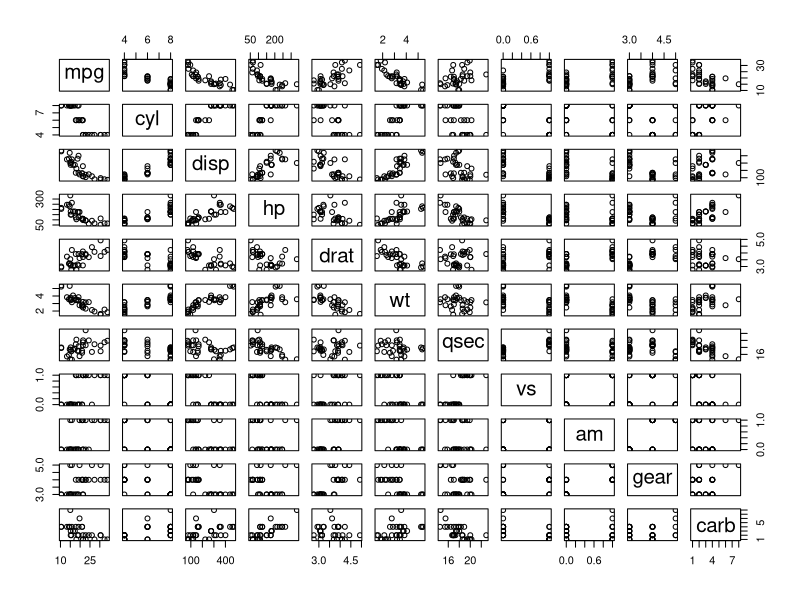
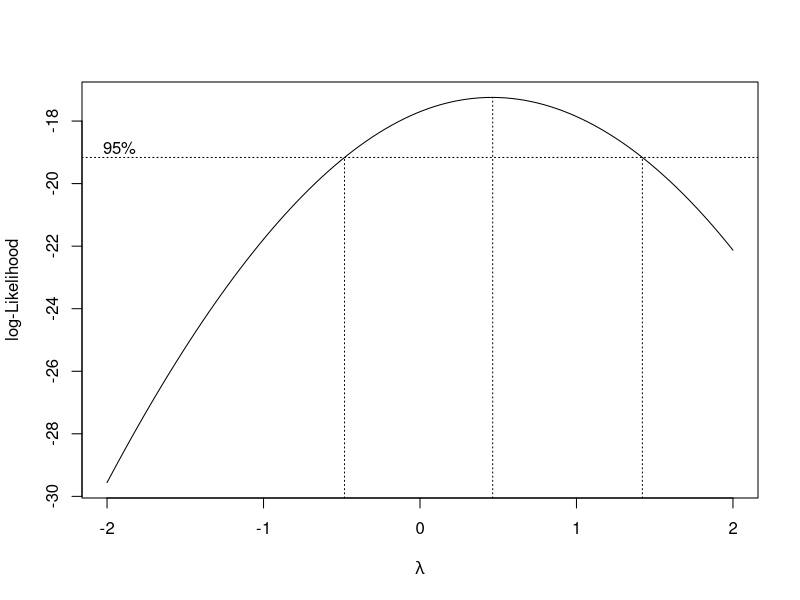
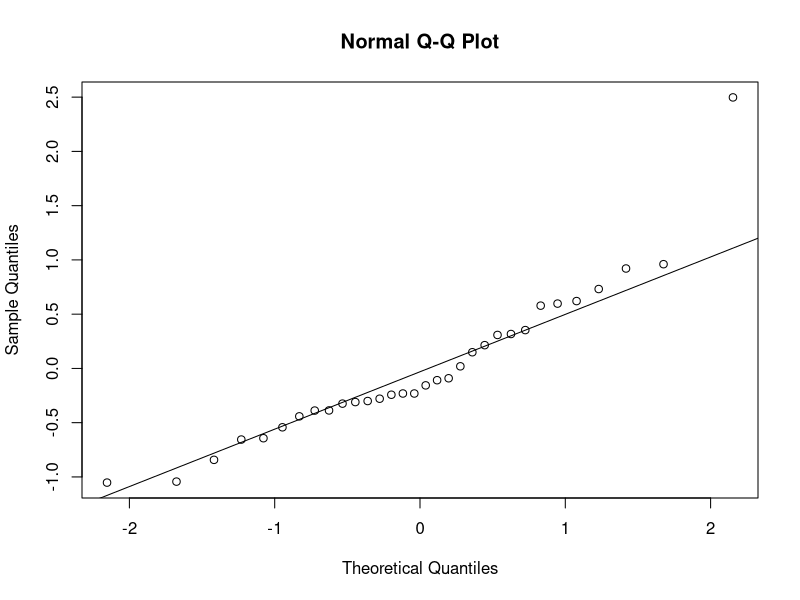
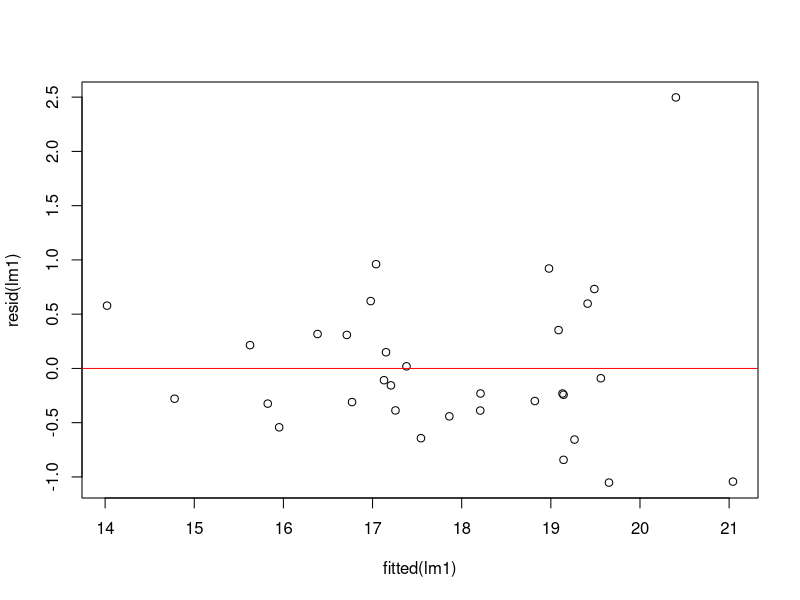
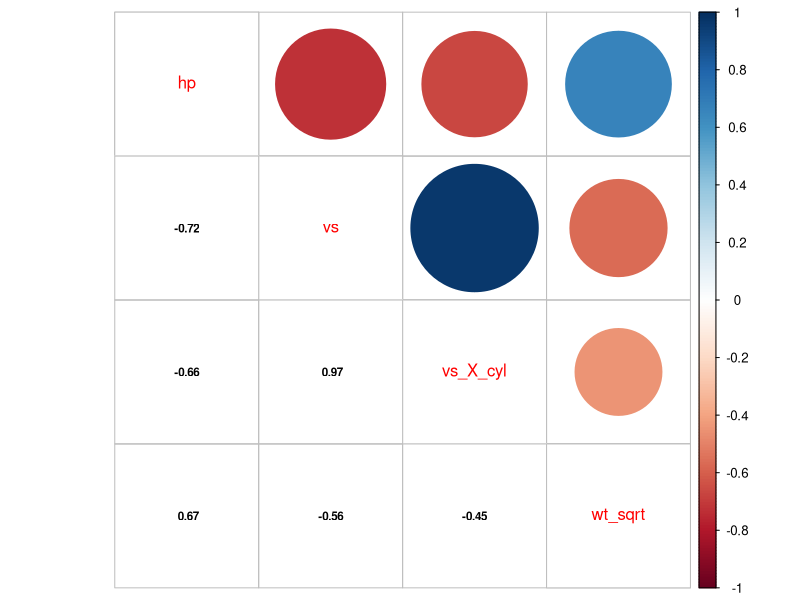

Write R code to recreate these figures, in order.
## ---- chunk 1
knitr::opts_chunk$set(echo = TRUE)
## ---- chunk 2
library("tidyverse")
library("corrplot")
library("MASS")
## ---- chunk 3
data<-mtcars
summary<-summary (mtcars)
## ---- chunk 4
pairs(mtcars)
## ---- chunk 5
lm_bc<-lm(wt ~ qsec, data = mtcars)
bc <- boxcox(lm_bc, lambda = seq(-2,2))
## ---- chunk 6
wtLambda <- bc$x[which.max(bc$y)]
print(wtLambda)  
## ---- chunk 7
lm1<- lm(qsec ~ hp  + vs  + sqrt(wt) + vs:cyl, data = mtcars)
summary(lm1)
## ---- chunk 8
qqnorm(resid(lm1))
qqline(resid(lm1))
## ---- chunk 9
plot(fitted(lm1), resid(lm1))
abline(a=0, b=0, col='red')
## ---- chunk 10
data <- dplyr::select( mtcars, hp, vs, cyl, wt ) %>% 
  mutate( vs_X_cyl = vs * cyl, wt_sqrt = sqrt(wt) ) %>%
  dplyr::select( hp, vs, vs_X_cyl, wt_sqrt )

m<-cor(data)

corrplot.mixed(m, lower.col = "black", number.cex = .7)

